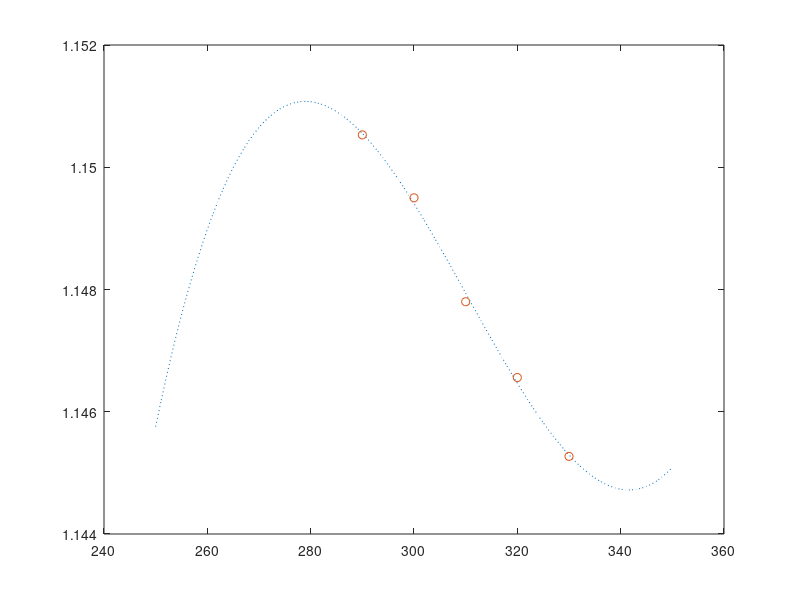

Here is the MATLAB script that generated this plot:
% Ici, nous avons des données expérimentales, et puis une courbe théorique
% La stratégie sera la suivante :
% 1. Nous mettons les données expérimentales dans les vecteurs x et y.
% 2. Nous calculerons la courbe théorique avec un polyfit.
% 3. Pour tracer la courbe théorique, nous allons procéder comme d'habitude.
%		Nous commencerons par créer un vecteur d'abcisse X
%		et puis nous calculerons le vecteur d'ordonnées correspondant Y.

x = [290,300,310,320,330]
y = [1.15053,1.14950,1.1478,1.14656,1.14527]

% Pour trouver le polynôme de degré 3 qui passe le mieux par les points
% donnés par les vecteurs x et y, il faut utiliser la commande polyfit.
p = polyfit(x,y,3)
% 5.1667e-08  -4.8093e-05   1.4770e-02  -3.4821e-01

% Juste pour s'amuser à voir à quoi ressemble le polynôme, écrivons-le :
polyout(p,"T")

X = 250:350
Y = polyval(p,X)
% polyval est la commande pour évaluer un polynôme en un point.
% Ici, on l'évalue en tous les points d'abscisse qu'on veut tracer.

plot(X,Y,':',x,y,'o')
print -dps exo32.ps
% Noter que je trace de 250 à 350 de façon très arbitraire.
% Rien dans les données expérimentales ne montre la croissance de la
% fonction entre 250 et 280, ni celle entre 340 et 350.
% D'un point de vue scientifique, la méfiance est de rigueur lorsqu'on
% extrapole des données en-dehors du domaine des expériences.

% Pour évaluer la valeur de p au point 316 :
polyval(p,316)	%1.1470
